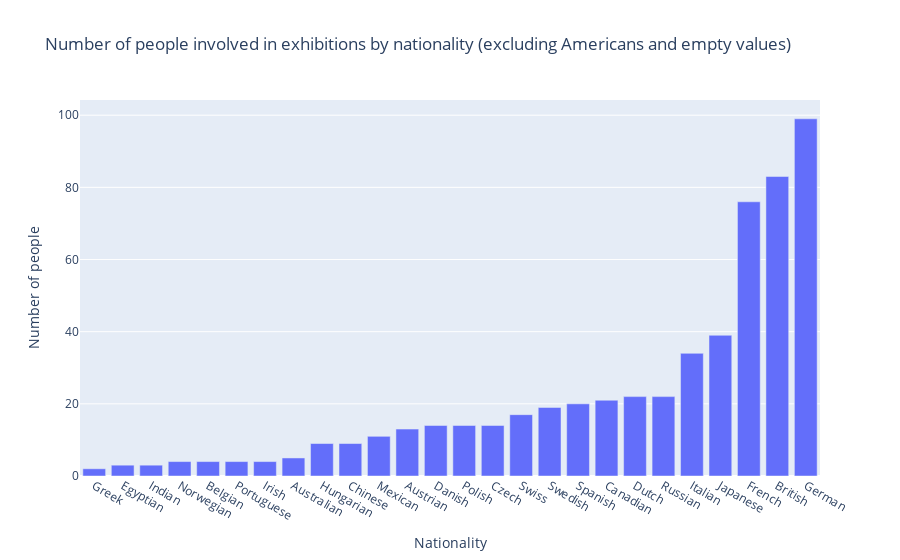

The cell this chart's notebook holds for it:
### Markdown cell above
# Number of Artists per Nationality

### Code cell
filepath = "api"
filename = "persons_all.json"

with open(os.path.join(filepath, filename), 'r') as json_file:
    
    number_dict = {}

    data = json.load(json_file)
    for person in data.get("persons"):

        if "nationality" in person:
            nat = person.get("nationality")

            if nat in ["","Male", "Female"]:
                continue
            if nat == "American":
                continue
            if nat in number_dict:
                number_dict[nat] += 1
            else:
                number_dict[nat] = 1
        
    number_dict = dict(sorted(number_dict.items(), key=lambda item: item[1]))

    # sort by number
    
   # print(number_dict)

x_values = number_dict.keys()
y_values = number_dict.values()

fig = px.bar(x=x_values, y=y_values, 
labels={"x": "Nationality", "y": "Number of people"},
title="Number of people involved in exhibitions by nationality (excluding Americans and empty values)"
)
fig.show()

### Figure 1 — Plotly figure (JSON) as saved in the notebook; plotly's stock layout.template omitted (floating-point values rounded to 4 significant figures)
{"data": [{"alignmentgroup": "True", "hovertemplate": "Nationality=%{x}<br>Number of people=%{y}<extra></extra>", "legendgroup": "", "marker": {"color": "#636efa", "pattern": {"shape": ""}}, "name": "", "offsetgroup": "", "orientation": "v", "showlegend": false, "textposition": "auto", "type": "bar", "x": ["Greek", "Egyptian", "Indian", "Norwegian", "Belgian", "Portuguese", "Irish", "Australian", "Hungarian", "Chinese", "Mexican", "Austrian", null, "Danish", "Polish", "Czech", "Swiss", "Swedish", "Spanish", "Canadian", "Dutch", "Russian", "Italian", "Japanese", "French", "British", "German"], "xaxis": "x", "y": [2, 3, 3, 4, 4, 4, 4, 5, 9, 9, 11, 13, 13, 14, 14, 14, 17, 19, 20, 21, 22, 22, 34, 39, 76, 83, 99], "yaxis": "y"}], "layout": {"barmode": "relative", "legend": {"tracegroupgap": 0}, "title": {"text": "Number of people involved in exhibitions by nationality (excluding Americans and empty values)"}, "xaxis": {"anchor": "y", "domain": [0, 1], "title": {"text": "Nationality"}}, "yaxis": {"anchor": "x", "domain": [0, 1], "title": {"text": "Number of people"}}}}
